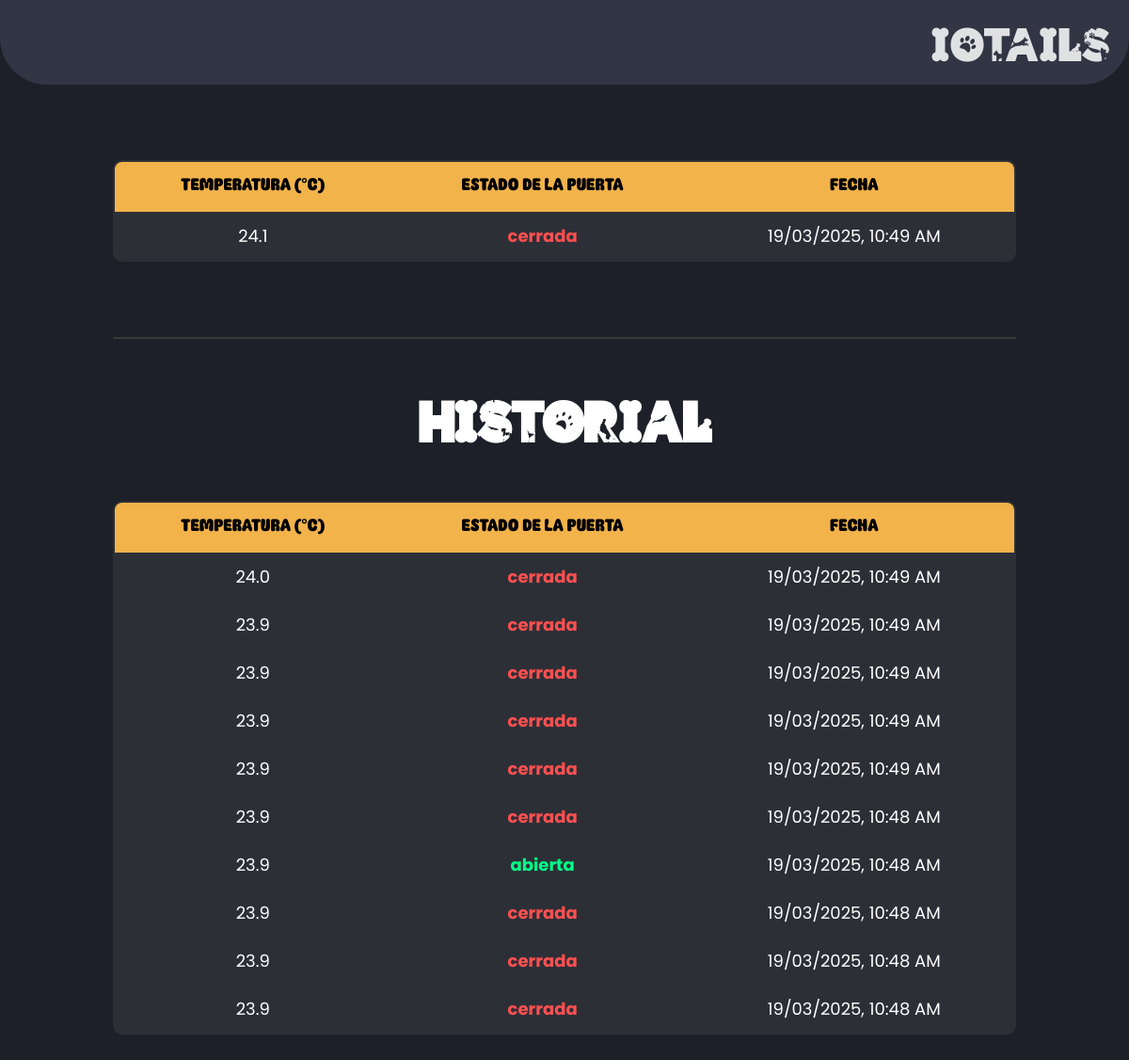
Before: /cuidados/ (signed in) with the older database file.
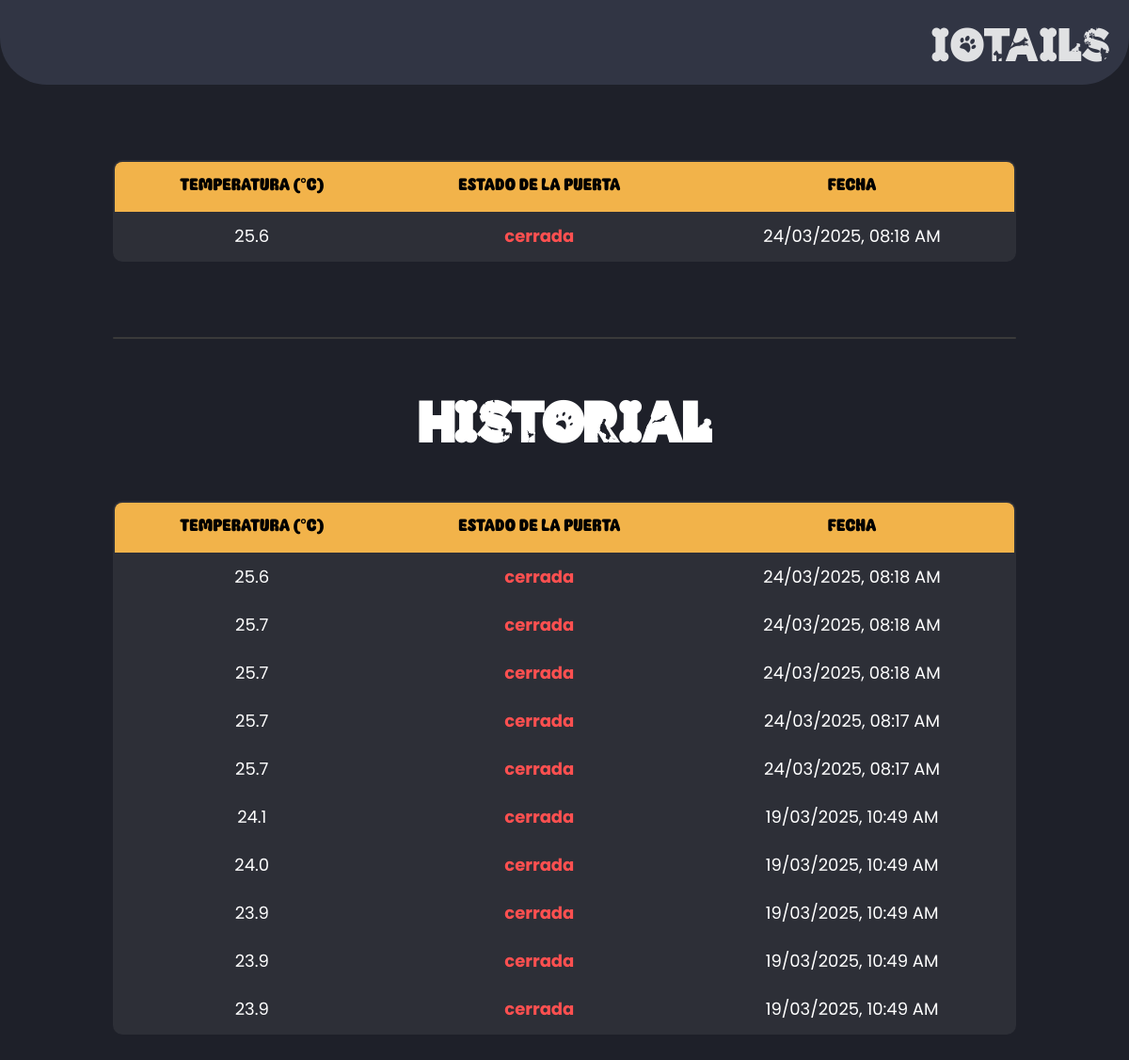
After: the same page with the newer database file.
### mi_app/models.py (models this page shows, shortened)
class SensorData(models.Model):
    temperatura = models.FloatField()
    humedad = models.FloatField()
    estado_puerta = models.CharField(max_length=20)
    bpm = models.IntegerField(null=True, blank=True)   # <- BPM ahora opcional
    spo2 = models.IntegerField(null=True, blank=True)  # <- SpO2 ahora opcional
    fecha = models.DateTimeField(auto_now_add=True)

### mi_app/views.py (the view)
# urls.py: path('cuidados/', views.cuidados_views, name='cuidados'),
@login_required
def cuidados_views(request):
    datos_sensores = SensorData.objects.all().order_by('-fecha')
    dato_actual = datos_sensores.first() if datos_sensores else None
    historial = datos_sensores[1:11] if datos_sensores.count() > 1 else []
    return render(request, "cuidados.html", {
        "dato_actual": dato_actual,
        "historial": historial
    })

### mi_app/templates/cuidados.html (shortened to what this page needs)
{% load static %}
<!DOCTYPE html>
<html lang="es">
<head>
</head>
<body>
    <header>
        <a href="{% url 'main' %}"><div class="logo">IoTails</div></a>
    </header>
    <table class="tabla-actual">
        <tr>
            <th>Temperatura (°C)</th>
            <th>Estado de la Puerta</th>
            <th>Fecha</th>
        </tr>
        {% if dato_actual %}
        <tr>
            <td>{{ dato_actual.temperatura }}</td>
            <td class="{% if dato_actual.estado_puerta == 'abierta' %}estado-abierta{% else %}estado-cerrada{% endif %}">
                {{ dato_actual.estado_puerta }}
            </td>
            <td>{{ dato_actual.fecha|date:"d/m/Y, h:i A" }}</td>
        </tr>
        {% endif %}
    </table>
    <hr class="linea-divisoria">
    <h2>Historial</h2>
    <table class="tabla-historial">
        <tr>
            <th>Temperatura (°C)</th>
            <th>Estado de la Puerta</th>
            <th>Fecha</th>
        </tr>
        {% for dato in historial %}
        <tr>
            <td>{{ dato.temperatura }}</td>
            <td class="{% if dato.estado_puerta == 'abierta' %}estado-abierta{% else %}estado-cerrada{% endif %}">
                {{ dato.estado_puerta }}
            </td>
            <td>{{ dato.fecha|date:"d/m/Y, h:i A" }}</td>
        </tr>
        {% endfor %}
    </table>
</body>
</html>

Changed rows visible on the page:
no longer on this page (row unchanged): SensorData: temperatura "23.9", estado_puerta "cerrada", fecha "19/03/2025, 10:49 AM"
no longer on this page (row unchanged): SensorData: temperatura "23.9", estado_puerta "cerrada", fecha "19/03/2025, 10:48 AM"
no longer on this page (row unchanged): SensorData: temperatura "23.9", estado_puerta "abierta", fecha "19/03/2025, 10:48 AM"
no longer on this page (row unchanged): SensorData: temperatura "23.9", estado_puerta "cerrada", fecha "19/03/2025, 10:48 AM"
no longer on this page (row unchanged): SensorData: temperatura "23.9", estado_puerta "cerrada", fecha "19/03/2025, 10:48 AM"
no longer on this page (row unchanged): SensorData: temperatura "23.9", estado_puerta "cerrada", fecha "19/03/2025, 10:48 AM"
added SensorData: temperatura "25.6", estado_puerta "cerrada", fecha "24/03/2025, 08:18 AM"
added SensorData: temperatura "25.6", estado_puerta "cerrada", fecha "24/03/2025, 08:18 AM"
added SensorData: temperatura "25.7", estado_puerta "cerrada", fecha "24/03/2025, 08:18 AM"
added SensorData: temperatura "25.7", estado_puerta "cerrada", fecha "24/03/2025, 08:18 AM"
added SensorData: temperatura "25.7", estado_puerta "cerrada", fecha "24/03/2025, 08:17 AM"
added SensorData: temperatura "25.7", estado_puerta "cerrada", fecha "24/03/2025, 08:17 AM"
now on one of the page's lists (row unchanged): SensorData: temperatura "24.1", estado_puerta "cerrada", fecha "19/03/2025, 10:49 AM"
Other visible differences:
{{ dato_actual.temperatura }}: "24.1" → "25.6"
{{ dato_actual.fecha|date:"d/m/Y, h:i A" }}: "19/03/2025, 10:49 AM" → "24/03/2025, 08:18 AM"
